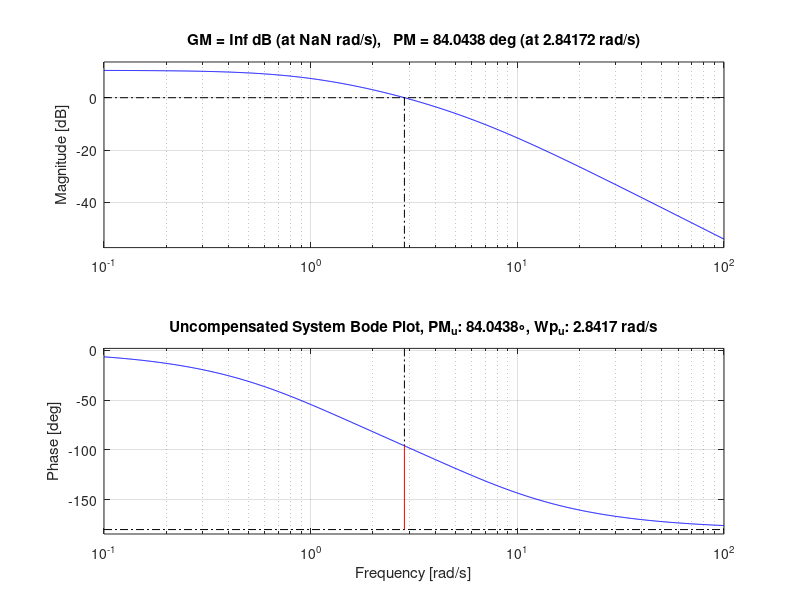
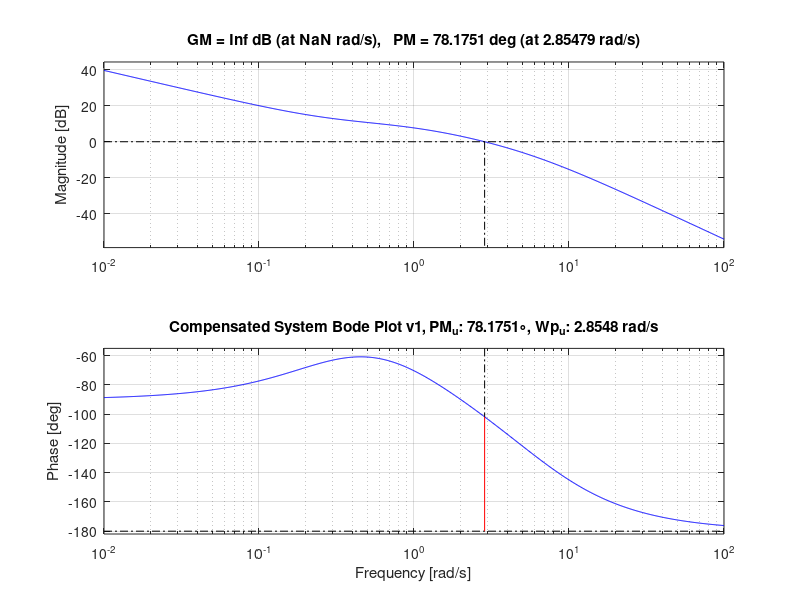
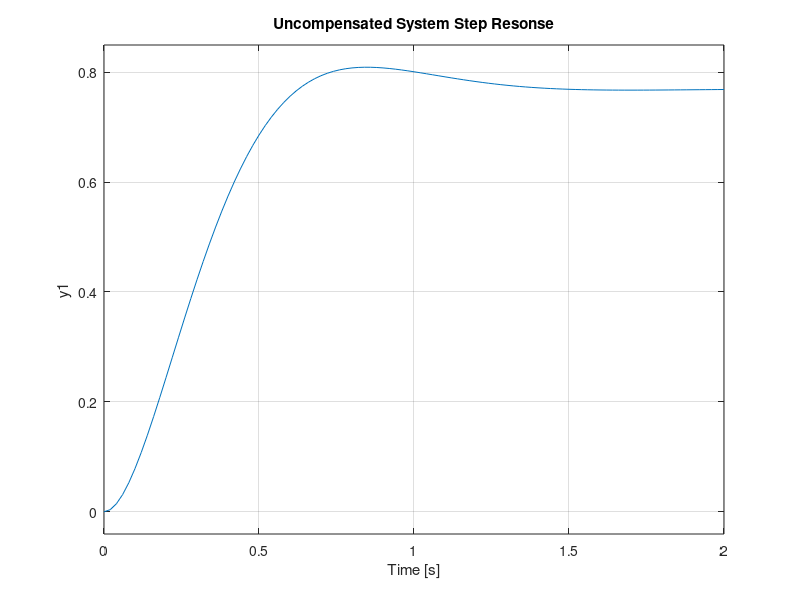

Here is the MATLAB script that generated these plots, in order: (Note: this script raises an error after producing the figures.)
%% ECE-311, HW-8, Problem 1, 05/28/15, Casimir Sowinski
%% Problem 1: 
% Given the system below: 
% 
% <<EQN_P1.PNG>>
% 
% Following the procedures discussed in lecture, design a compensator to 
% meet the following specification: 
%% 
% * Error coefficient $K_i = \infty$
% * Settling time close to original system (within 0.5 seconds). Note, 
%   this may require additional tuning beyond rules of thumb!
% 
% State the new phase margin, cross-over frequency, error coefficient, 
% verify the specs are met. State the values of appropriate design 
% coefficients (K, a, b, d, etc.)
clc
clear

%% Step 1 - Get Bode Plot of Uncompensated System

% Init vars
s       = tf('s');                  % Symbol for TF
K_u     = 20;
G_p     = 1/((s+1)*(s+6));         % Plant TF
G_u     = K_u*G_p
[Gm_u,Pm_u,Wg_u,Wp_u] = margin(G_u);

% Make title
titA    = 'Uncompensated System Bode Plot, PM_u: ';
titB    = num2str(Pm_u);
titC    = '\circ, Wp_u: ';
titD    = num2str(Wp_u);
titE    = ' rad/s';
titTot  = horzcat(titA,titB,titC,titD,titE);

% Plot
figure(1)
margin(G_u);
title(titTot);

%% Step 2/3 - Set a and K
% Try a PI compensator

a1      = Wp_u/10;
K       = K_u;

%% Step 4 - Get Bode of Compensated System

% Init vars
C1      = (s+a1)/s;
G_c1    = K*C1*G_p;

[Gm_c,Pm_c,Wg_c,Wp_c] = margin(G_c1) 

% Make title
titA    = 'Compensated System Bode Plot v1, PM_u: ';
titB    = num2str(Pm_c);
titC    = '\circ, Wp_u: ';
titD    = num2str(Wp_c);
titE    = ' rad/s';
titTot  = horzcat(titA,titB,titC,titD,titE);

% Plot
figure(2)
margin(G_c1);
title(titTot);

%% Step 5 - Tune a and K as Necessary

%%Attempt 1)
% Make closed loop systems
sys_u   = feedback(G_u,1);
sys_c1  = feedback(G_c1,1);

% Plot uncomp and comp sys 1 step response
figure(3)
subplot(2,1,1);
step(sys_c1);
title('Compensated System 1 Step Resonse');
subplot(2,1,2);
step(sys_u);
title('Uncompensated System Step Resonse');

% Display step info
S_u     = stepinfo(sys_u)
S_c1    = stepinfo(sys_c1)

%%Attempt 2)
% Adjust a and K and system
a2      = 2*a1;

% Produce new systems
C2      = (s+a2)/s;
G_c2    = K*C2*G_p;
sys_c2  = feedback(G_c2,1);

% Plot uncomp and comp sys 2 step response
figure(4)
subplot(2,1,1);
step(sys_c2);
title('Compensated System 2 Step Resonse');
subplot(2,1,2);
step(sys_u);
title('Uncompensated System Step Resonse');

% Display step info
S_c2    = stepinfo(sys_c2)

%%Attempt 3)
% Adjust a and K and system
a3      = 3*a1;

% Produce new systems
C3      = (s+a3)/s;
G_c3    = K*C3*G_p;
sys_c3  = feedback(G_c3,1);

% Plot uncomp and comp sys 2 step response
figure(5)
subplot(2,1,1);
step(sys_c3);
title('Compensated System 3 Step Resonse');
subplot(2,1,2);
step(sys_u);
title('Uncompensated System Step Resonse');

% Display step info
S_c3    = stepinfo(sys_c3)

%% Results

% Find margins and plot bode of final design
[Gm_c,Pm_c,Wg_c,Wp_c] = margin(G_c3); 
figure(6)
margin(G_c3)

% Find difference in settling time
delta_ts = S_u.SettlingTime - S_c3.SettlingTime;

% Print results 
fprintf('Phase margin = %4.2f degrees\n',Pm_c);
fprintf('Crossover Frequency = %4.2f rad/s\n',Wp_c);
fprintf('K_i = Inf\n');
fprintf('K = %4.2f\n',K_u);
fprintf('a = %4.2f\n',a3);
fprintf('Compensated settling time = %4.2f s\n',S_c3.SettlingTime);
fprintf('Difference in settling time = %4.2f s\n',delta_ts);

